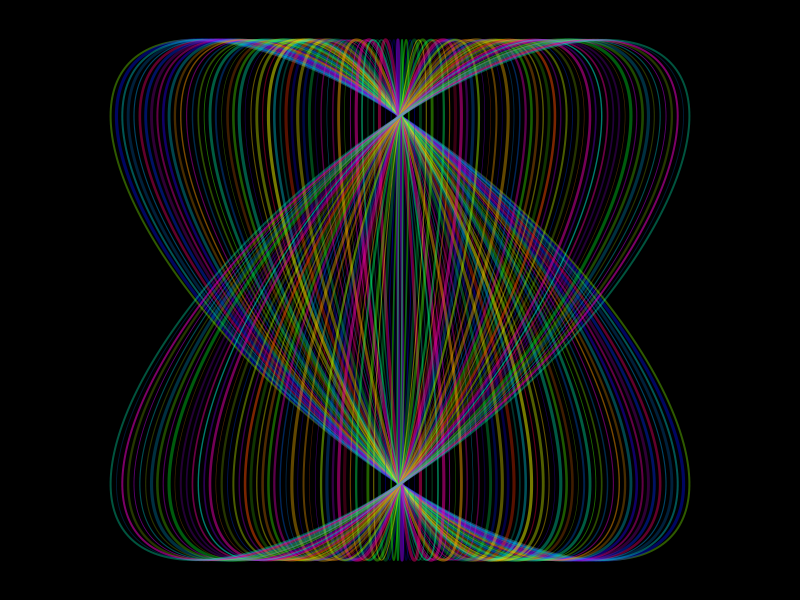

Write the R code that produced this figure.
# generate pairs of x-y values
theta = seq(-2 * pi, 2 * pi, length = 300)
x = cos(theta)
y = x + sin(theta) 

# set graphical parameters
op = par(bg = "black", mar = rep(0.1, 4))

# plot
plot(x, y, type = "n", xlim = c(-8, 8), ylim = c(-1.5, 1.5))
for (i in seq(-2*pi, 2*pi, length = 100))
{
  lines(i*x, y, col = hsv(runif(1, 0.01, 0.99), 1, 1, runif(1, 0.2, 0.5)), 
        lwd = sample(seq(.5, 3, length = 10), 1))          
}